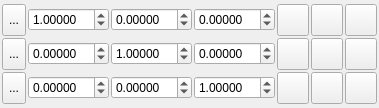
         <widget class="QWidget" name="DestinationTab_2" >
          <property name="geometry" >
           <rect>
            <x>0</x>
            <y>0</y>
            <width>348</width>
            <height>108</height>
           </rect>
          </property>
          <attribute name="title" >
           <string>Target</string>
          </attribute>
          <layout class="QVBoxLayout" >
           <property name="spacing" >
            <number>4</number>
           </property>
           <property name="margin" >
            <number>2</number>
           </property>
           <item>
            <layout class="QGridLayout" >
             <property name="margin" >
              <number>0</number>
             </property>
             <property name="spacing" >
              <number>2</number>
             </property>
             <item row="0" column="4" >
              <widget class="QToolButton" name="ConvertTargetNormaliseAButton" >
               <property name="minimumSize" >
                <size>
                 <width>32</width>
                 <height>32</height>
                </size>
               </property>
               <property name="maximumSize" >
                <size>
                 <width>32</width>
                 <height>32</height>
                </size>
               </property>
               <property name="toolTip" >
                <string>Normalise vector</string>
               </property>
               <property name="text" >
                <string/>
               </property>
               <property name="icon" >
                <iconset resource="icons.qrc" >
                 <normaloff>:/vector/icons/vector_normalise.svg</normaloff>:/vector/icons/vector_normalise.svg</iconset>
               </property>
               <property name="iconSize" >
                <size>
                 <width>24</width>
                 <height>24</height>
                </size>
               </property>
              </widget>
             </item>
             <item row="0" column="0" >
              <widget class="QToolButton" name="ConvertTargetDefineAButton" >
               <property name="maximumSize" >
                <size>
                 <width>32</width>
                 <height>32</height>
                </size>
               </property>
               <property name="toolTip" >
                <string>Choose two atoms to define the X axis</string>
               </property>
               <property name="text" >
                <string>...</string>
               </property>
               <property name="icon" >
                <iconset resource="icons.qrc" >
                 <normaloff>:/basic/icons/basic_pick.svg</normaloff>:/basic/icons/basic_pick.svg</iconset>
               </property>
               <property name="iconSize" >
                <size>
                 <width>24</width>
                 <height>24</height>
                </size>
               </property>
               <property name="checkable" >
                <bool>true</bool>
               </property>
              </widget>
             </item>
             <item row="1" column="3" >
              <widget class="QDoubleSpinBox" name="ConvertTargetMatrixBZSpin" >
               <property name="sizePolicy" >
                <sizepolicy vsizetype="Fixed" hsizetype="Expanding" >
                 <horstretch>0</horstretch>
                 <verstretch>0</verstretch>
                </sizepolicy>
               </property>
               <property name="decimals" >
                <number>5</number>
               </property>
               <property name="minimum" >
                <double>-10.000000000000000</double>
               </property>
               <property name="maximum" >
                <double>10.000000000000000</double>
               </property>
               <property name="singleStep" >
                <double>0.100000000000000</double>
               </property>
              </widget>
             </item>
             <item row="0" column="3" >
              <widget class="QDoubleSpinBox" name="ConvertTargetMatrixAZSpin" >
               <property name="sizePolicy" >
                <sizepolicy vsizetype="Fixed" hsizetype="Expanding" >
                 <horstretch>0</horstretch>
                 <verstretch>0</verstretch>
                </sizepolicy>
               </property>
               <property name="decimals" >
                <number>5</number>
               </property>
               <property name="minimum" >
                <double>-10.000000000000000</double>
               </property>
               <property name="maximum" >
                <double>10.000000000000000</double>
               </property>
               <property name="singleStep" >
                <double>0.100000000000000</double>
               </property>
              </widget>
             </item>
             <item row="2" column="1" >
              <widget class="QDoubleSpinBox" name="ConvertTargetMatrixCXSpin" >
               <property name="enabled" >
                <bool>true</bool>
               </property>
               <property name="sizePolicy" >
                <sizepolicy vsizetype="Fixed" hsizetype="Expanding" >
                 <horstretch>0</horstretch>
                 <verstretch>0</verstretch>
                </sizepolicy>
               </property>
               <property name="decimals" >
                <number>5</number>
               </property>
               <property name="minimum" >
                <double>-10.000000000000000</double>
               </property>
               <property name="maximum" >
                <double>10.000000000000000</double>
               </property>
               <property name="singleStep" >
                <double>0.100000000000000</double>
               </property>
              </widget>
             </item>
             <item row="2" column="2" >
              <widget class="QDoubleSpinBox" name="ConvertTargetMatrixCYSpin" >
               <property name="enabled" >
                <bool>true</bool>
               </property>
               <property name="sizePolicy" >
                <sizepolicy vsizetype="Fixed" hsizetype="Expanding" >
                 <horstretch>0</horstretch>
                 <verstretch>0</verstretch>
                </sizepolicy>
               </property>
               <property name="decimals" >
                <number>5</number>
               </property>
               <property name="minimum" >
                <double>-10.000000000000000</double>
               </property>
               <property name="maximum" >
                <double>10.000000000000000</double>
               </property>
               <property name="singleStep" >
                <double>0.100000000000000</double>
               </property>
              </widget>
             </item>
             <item row="1" column="2" >
              <widget class="QDoubleSpinBox" name="ConvertTargetMatrixBYSpin" >
               <property name="sizePolicy" >
                <sizepolicy vsizetype="Fixed" hsizetype="Expanding" >
                 <horstretch>0</horstretch>
                 <verstretch>0</verstretch>
                </sizepolicy>
               </property>
               <property name="decimals" >
                <number>5</number>
               </property>
               <property name="minimum" >
                <double>-10.000000000000000</double>
               </property>
               <property name="maximum" >
                <double>10.000000000000000</double>
               </property>
               <property name="singleStep" >
                <double>0.100000000000000</double>
               </property>
               <property name="value" >
                <double>1.000000000000000</double>
               </property>
              </widget>
             </item>
             <item row="2" column="3" >
              <widget class="QDoubleSpinBox" name="ConvertTargetMatrixCZSpin" >
               <property name="enabled" >
                <bool>true</bool>
               </property>
               <property name="sizePolicy" >
                <sizepolicy vsizetype="Fixed" hsizetype="Expanding" >
                 <horstretch>0</horstretch>
                 <verstretch>0</verstretch>
                </sizepolicy>
               </property>
               <property name="decimals" >
                <number>5</number>
               </property>
               <property name="minimum" >
                <double>-10.000000000000000</double>
               </property>
               <property name="maximum" >
                <double>10.000000000000000</double>
               </property>
               <property name="singleStep" >
                <double>0.100000000000000</double>
               </property>
               <property name="value" >
                <double>1.000000000000000</double>
               </property>
              </widget>
             </item>
             <item row="0" column="1" >
              <widget class="QDoubleSpinBox" name="ConvertTargetMatrixAXSpin" >
               <property name="sizePolicy" >
                <sizepolicy vsizetype="Fixed" hsizetype="Expanding" >
                 <horstretch>0</horstretch>
                 <verstretch>0</verstretch>
                </sizepolicy>
               </property>
               <property name="decimals" >
                <number>5</number>
               </property>
               <property name="minimum" >
                <double>-10.000000000000000</double>
               </property>
               <property name="maximum" >
                <double>10.000000000000000</double>
               </property>
               <property name="singleStep" >
                <double>0.100000000000000</double>
               </property>
               <property name="value" >
                <double>1.000000000000000</double>
               </property>
              </widget>
             </item>
             <item row="0" column="2" >
              <widget class="QDoubleSpinBox" name="ConvertTargetMatrixAYSpin" >
               <property name="sizePolicy" >
                <sizepolicy vsizetype="Fixed" hsizetype="Expanding" >
                 <horstretch>0</horstretch>
                 <verstretch>0</verstretch>
                </sizepolicy>
               </property>
               <property name="decimals" >
                <number>5</number>
               </property>
               <property name="minimum" >
                <double>-10.000000000000000</double>
               </property>
               <property name="maximum" >
                <double>10.000000000000000</double>
               </property>
               <property name="singleStep" >
                <double>0.100000000000000</double>
               </property>
              </widget>
             </item>
             <item row="2" column="0" >
              <widget class="QToolButton" name="ConvertTargetDefineCButton" >
               <property name="enabled" >
                <bool>true</bool>
               </property>
               <property name="maximumSize" >
                <size>
                 <width>32</width>
                 <height>32</height>
                </size>
               </property>
               <property name="toolTip" >
                <string>Choose two atoms to define the Z axis</string>
               </property>
               <property name="text" >
                <string>...</string>
               </property>
               <property name="icon" >
                <iconset resource="icons.qrc" >
                 <normaloff>:/basic/icons/basic_pick.svg</normaloff>:/basic/icons/basic_pick.svg</iconset>
               </property>
               <property name="iconSize" >
                <size>
                 <width>24</width>
                 <height>24</height>
                </size>
               </property>
               <property name="checkable" >
                <bool>true</bool>
               </property>
              </widget>
             </item>
             <item row="0" column="5" >
              <widget class="QToolButton" name="ConvertTargetOrthogonaliseAButton" >
               <property name="minimumSize" >
                <size>
                 <width>32</width>
                 <height>32</height>
                </size>
               </property>
               <property name="maximumSize" >
                <size>
                 <width>32</width>
                 <height>32</height>
                </size>
               </property>
               <property name="toolTip" >
                <string>Orthogonalise vector w.r.t. Y-axis</string>
               </property>
               <property name="text" >
                <string/>
               </property>
               <property name="icon" >
                <iconset resource="icons.qrc" >
                 <normaloff>:/vector/icons/vector_orthogonalise.svg</normaloff>:/vector/icons/vector_orthogonalise.svg</iconset>
               </property>
               <property name="iconSize" >
                <size>
                 <width>24</width>
                 <height>24</height>
                </size>
               </property>
              </widget>
             </item>
             <item row="1" column="1" >
              <widget class="QDoubleSpinBox" name="ConvertTargetMatrixBXSpin" >
               <property name="sizePolicy" >
                <sizepolicy vsizetype="Fixed" hsizetype="Expanding" >
                 <horstretch>0</horstretch>
                 <verstretch>0</verstretch>
                </sizepolicy>
               </property>
               <property name="decimals" >
                <number>5</number>
               </property>
               <property name="minimum" >
                <double>-10.000000000000000</double>
               </property>
               <property name="maximum" >
                <double>10.000000000000000</double>
               </property>
               <property name="singleStep" >
                <double>0.100000000000000</double>
               </property>
              </widget>
             </item>
             <item row="1" column="0" >
              <widget class="QToolButton" name="ConvertTargetDefineBButton" >
               <property name="maximumSize" >
                <size>
                 <width>32</width>
                 <height>32</height>
                </size>
               </property>
               <property name="toolTip" >
                <string>Choose two atoms to define the Y axis</string>
               </property>
               <property name="text" >
                <string>...</string>
               </property>
               <property name="icon" >
                <iconset resource="icons.qrc" >
                 <normaloff>:/basic/icons/basic_pick.svg</normaloff>:/basic/icons/basic_pick.svg</iconset>
               </property>
               <property name="iconSize" >
                <size>
                 <width>24</width>
                 <height>24</height>
                </size>
               </property>
               <property name="checkable" >
                <bool>true</bool>
               </property>
              </widget>
             </item>
             <item row="0" column="6" >
              <widget class="QToolButton" name="ConvertTargetGenerateAButton" >
               <property name="minimumSize" >
                <size>
                 <width>32</width>
                 <height>32</height>
                </size>
               </property>
               <property name="maximumSize" >
                <size>
                 <width>32</width>
                 <height>32</height>
                </size>
               </property>
               <property name="toolTip" >
                <string>Generate axis from cross product of other axes</string>
               </property>
               <property name="text" >
                <string/>
               </property>
               <property name="icon" >
                <iconset resource="icons.qrc" >
                 <normaloff>:/vector/icons/vector_generatexp.svg</normaloff>:/vector/icons/vector_generatexp.svg</iconset>
               </property>
               <property name="iconSize" >
                <size>
                 <width>24</width>
                 <height>24</height>
                </size>
               </property>
              </widget>
             </item>
             <item row="1" column="4" >
              <widget class="QToolButton" name="ConvertTargetNormaliseBButton" >
               <property name="minimumSize" >
                <size>
                 <width>32</width>
                 <height>32</height>
                </size>
               </property>
               <property name="maximumSize" >
                <size>
                 <width>32</width>
                 <height>32</height>
                </size>
               </property>
               <property name="toolTip" >
                <string>Normalise vector</string>
               </property>
               <property name="text" >
                <string/>
               </property>
               <property name="icon" >
                <iconset resource="icons.qrc" >
                 <normaloff>:/vector/icons/vector_normalise.svg</normaloff>:/vector/icons/vector_normalise.svg</iconset>
               </property>
               <property name="iconSize" >
                <size>
                 <width>24</width>
                 <height>24</height>
                </size>
               </property>
              </widget>
             </item>
             <item row="2" column="4" >
              <widget class="QToolButton" name="ConvertTargetNormaliseCButton" >
               <property name="minimumSize" >
                <size>
                 <width>32</width>
                 <height>32</height>
                </size>
               </property>
               <property name="maximumSize" >
                <size>
                 <width>32</width>
                 <height>32</height>
                </size>
               </property>
               <property name="toolTip" >
                <string>Normalise vector</string>
               </property>
               <property name="text" >
                <string/>
               </property>
               <property name="icon" >
                <iconset resource="icons.qrc" >
                 <normaloff>:/vector/icons/vector_normalise.svg</normaloff>:/vector/icons/vector_normalise.svg</iconset>
               </property>
               <property name="iconSize" >
                <size>
                 <width>24</width>
                 <height>24</height>
                </size>
               </property>
              </widget>
             </item>
             <item row="1" column="5" >
              <widget class="QToolButton" name="ConvertTargetOrthogonaliseBButton" >
               <property name="minimumSize" >
                <size>
                 <width>32</width>
                 <height>32</height>
                </size>
               </property>
               <property name="maximumSize" >
                <size>
                 <width>32</width>
                 <height>32</height>
                </size>
               </property>
               <property name="toolTip" >
                <string>Orthogonalise vector w.r.t. X-axis</string>
               </property>
               <property name="text" >
                <string/>
               </property>
               <property name="icon" >
                <iconset resource="icons.qrc" >
                 <normaloff>:/vector/icons/vector_orthogonalise.svg</normaloff>:/vector/icons/vector_orthogonalise.svg</iconset>
               </property>
               <property name="iconSize" >
                <size>
                 <width>24</width>
                 <height>24</height>
                </size>
               </property>
              </widget>
             </item>
             <item row="2" column="5" >
              <widget class="QToolButton" name="ConvertTargetOrthogonaliseCButton" >
               <property name="minimumSize" >
                <size>
                 <width>32</width>
                 <height>32</height>
                </size>
               </property>
               <property name="maximumSize" >
                <size>
                 <width>32</width>
                 <height>32</height>
                </size>
               </property>
               <property name="toolTip" >
                <string>Orthogonalise vector w.r.t. X-axis</string>
               </property>
               <property name="text" >
                <string/>
               </property>
               <property name="icon" >
                <iconset resource="icons.qrc" >
                 <normaloff>:/vector/icons/vector_orthogonalise.svg</normaloff>:/vector/icons/vector_orthogonalise.svg</iconset>
               </property>
               <property name="iconSize" >
                <size>
                 <width>24</width>
                 <height>24</height>
                </size>
               </property>
              </widget>
             </item>
             <item row="1" column="6" >
              <widget class="QToolButton" name="ConvertTargetGenerateBButton" >
               <property name="minimumSize" >
                <size>
                 <width>32</width>
                 <height>32</height>
                </size>
               </property>
               <property name="maximumSize" >
                <size>
                 <width>32</width>
                 <height>32</height>
                </size>
               </property>
               <property name="toolTip" >
                <string>Generate axis from cross product of other axes</string>
               </property>
               <property name="text" >
                <string/>
               </property>
               <property name="icon" >
                <iconset resource="icons.qrc" >
                 <normaloff>:/vector/icons/vector_generatexp.svg</normaloff>:/vector/icons/vector_generatexp.svg</iconset>
               </property>
               <property name="iconSize" >
                <size>
                 <width>24</width>
                 <height>24</height>
                </size>
               </property>
              </widget>
             </item>
             <item row="2" column="6" >
              <widget class="QToolButton" name="ConvertTargetGenerateCButton" >
               <property name="minimumSize" >
                <size>
                 <width>32</width>
                 <height>32</height>
                </size>
               </property>
               <property name="maximumSize" >
                <size>
                 <width>32</width>
                 <height>32</height>
                </size>
               </property>
               <property name="toolTip" >
                <string>Generate axis from cross product of other axes</string>
               </property>
               <property name="text" >
                <string/>
               </property>
               <property name="icon" >
                <iconset resource="icons.qrc" >
                 <normaloff>:/vector/icons/vector_generatexp.svg</normaloff>:/vector/icons/vector_generatexp.svg</iconset>
               </property>
               <property name="iconSize" >
                <size>
                 <width>24</width>
                 <height>24</height>
                </size>
               </property>
              </widget>
             </item>
            </layout>
           </item>
          </layout>
         </widget>
